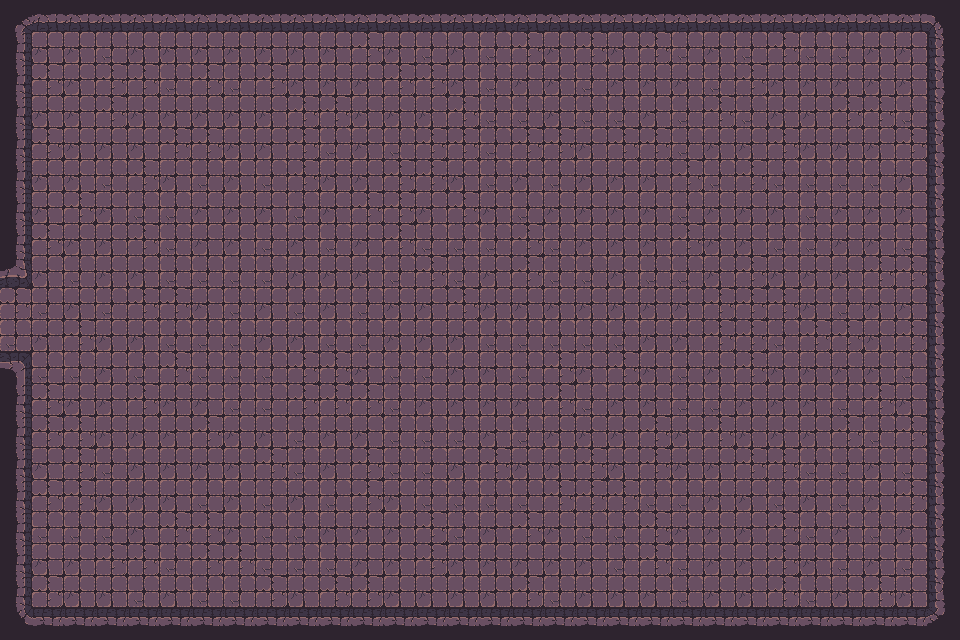

The image is a tile-based game level rendered from a .tmx file. Its description and complete source (layers, tilesets, objects, tile grids) follow:
An orthogonal 30x20 tile map with 32x32 px tiles, 1 tile layer (Tile layer 1), 2 tilesets and 57 objects.

<map version="1.10" tiledversion="1.11.2" orientation="orthogonal" renderorder="right-down" width="30" height="20" tilewidth="32" tileheight="32" infinite="0" nextlayerid="3" nextobjectid="1">
    <tileset firstgid="1" name="Town Tileset" tilewidth="32" tileheight="32" tilecount="64" columns="8">
        <image source="../../../tiles/World H Tileset.png" trans="ff00ff" width="256" height="256" />
        <tile id="4">
            <objectgroup draworder="index" id="2">
                <object id="1" x="0" y="0" width="32" height="32" />
            </objectgroup>
        </tile>
        <tile id="5">
            <objectgroup draworder="index" id="2">
                <object id="1" x="0" y="0" width="32" height="32" />
            </objectgroup>
        </tile>
        <tile id="6">
            <objectgroup draworder="index" id="2">
                <object id="1" x="0" y="0" width="32" height="32" />
            </objectgroup>
        </tile>
        <tile id="7">
            <objectgroup draworder="index" id="2">
                <object id="1" x="0" y="0" width="32" height="32" />
            </objectgroup>
        </tile>
        <tile id="8">
            <objectgroup draworder="index" id="2">
                <object id="1" x="0" y="0" width="32" height="32" />
            </objectgroup>
        </tile>
        <tile id="10">
            <objectgroup draworder="index" id="2">
                <object id="1" x="0" y="32" width="32" height="0" />
            </objectgroup>
        </tile>
        <tile id="11">
            <objectgroup draworder="index" id="2">
                <object id="1" x="0" y="32" width="32" height="0" />
                <object id="2" x="32" y="0" width="0" height="32" />
            </objectgroup>
        </tile>
        <tile id="12">
            <objectgroup draworder="index" id="2">
                <object id="1" x="32" y="0" width="0" height="32" />
            </objectgroup>
        </tile>
        <tile id="13">
            <objectgroup draworder="index" id="2">
                <object id="1" x="0" y="32" width="32" height="0" />
                <object id="2" x="0" y="32" width="32" height="0" />
                <object id="3" x="0" y="0" width="0" height="32" />
            </objectgroup>
        </tile>
        <tile id="14">
            <objectgroup draworder="index" id="2">
                <object id="1" x="0" y="0" width="0" height="32" />
            </objectgroup>
        </tile>
        <tile id="16">
            <objectgroup draworder="index" id="2">
                <object id="1" x="0" y="0" width="32" height="32" />
            </objectgroup>
        </tile>
        <tile id="24">
            <objectgroup draworder="index" id="2">
                <object id="1" x="0" y="0" width="32" height="32" />
            </objectgroup>
        </tile>
    </tileset>
    <tileset firstgid="65" name="Dungeon Crawler Tileset" tilewidth="32" tileheight="32" tilecount="100" columns="10">
        <image source="../../../tiles/Dungeon_Tile.png" trans="" width="320" height="320" />
        <tile id="2">
            <objectgroup draworder="index" id="2">
                <object id="1" x="0" y="0" width="32" height="32" />
            </objectgroup>
        </tile>
        <tile id="3">
            <objectgroup draworder="index" id="2">
                <object id="1" x="0" y="0" width="32" height="32" />
            </objectgroup>
        </tile>
        <tile id="4">
            <objectgroup draworder="index" id="2">
                <object id="1" x="0" y="0" width="32" height="32" />
            </objectgroup>
        </tile>
        <tile id="5">
            <objectgroup draworder="index" id="2">
                <object id="1" x="0" y="0" width="32" height="32" />
            </objectgroup>
        </tile>
        <tile id="6">
            <objectgroup draworder="index" id="2">
                <object id="1" x="0" y="0" width="32" height="32" />
            </objectgroup>
        </tile>
        <tile id="8">
            <objectgroup draworder="index" id="2">
                <object id="1" x="0" y="0" width="32" height="32" />
            </objectgroup>
        </tile>
        <tile id="12">
            <objectgroup draworder="index" id="2">
                <object id="1" x="0" y="0" width="32" height="32" />
            </objectgroup>
        </tile>
        <tile id="13">
            <objectgroup draworder="index" id="2">
                <object id="1" x="0" y="0" width="32" height="32" />
            </objectgroup>
        </tile>
        <tile id="14">
            <objectgroup draworder="index" id="2">
                <object id="1" x="0" y="0" width="32" height="32" />
            </objectgroup>
        </tile>
        <tile id="15">
            <objectgroup draworder="index" id="2">
                <object id="1" x="0" y="0" width="32" height="32" />
            </objectgroup>
        </tile>
        <tile id="16">
            <objectgroup draworder="index" id="2">
                <object id="1" x="0" y="0" width="32" height="32" />
            </objectgroup>
        </tile>
        <tile id="18">
            <objectgroup draworder="index" id="2">
                <object id="1" x="0" y="0" width="32" height="32" />
            </objectgroup>
        </tile>
        <tile id="22">
            <objectgroup draworder="index" id="2">
                <object id="1" x="0" y="0" width="32" height="32" />
            </objectgroup>
        </tile>
        <tile id="23">
            <objectgroup draworder="index" id="2">
                <object id="1" x="0" y="0" width="32" height="32" />
            </objectgroup>
        </tile>
        <tile id="24">
            <objectgroup draworder="index" id="2">
                <object id="1" x="0" y="0" width="32" height="32" />
            </objectgroup>
        </tile>
        <tile id="25">
            <objectgroup draworder="index" id="2">
                <object id="1" x="0" y="0" width="32" height="32" />
            </objectgroup>
        </tile>
        <tile id="26">
            <objectgroup draworder="index" id="2">
                <object id="1" x="0" y="0" width="32" height="32" />
            </objectgroup>
        </tile>
        <tile id="28">
            <objectgroup draworder="index" id="2">
                <object id="1" x="0" y="0" width="32" height="32" />
            </objectgroup>
        </tile>
        <tile id="32">
            <objectgroup draworder="index" id="2">
                <object id="1" x="0" y="0" width="32" height="32" />
            </objectgroup>
        </tile>
        <tile id="33">
            <objectgroup draworder="index" id="2">
                <object id="1" x="0" y="0" width="32" height="32" />
            </objectgroup>
        </tile>
        <tile id="34">
            <objectgroup draworder="index" id="2">
                <object id="1" x="0" y="0" width="32" height="32" />
            </objectgroup>
        </tile>
        <tile id="35">
            <objectgroup draworder="index" id="2">
                <object id="1" x="0" y="0" width="32" height="32" />
            </objectgroup>
        </tile>
        <tile id="36">
            <objectgroup draworder="index" id="2">
                <object id="1" x="0" y="0" width="32" height="32" />
            </objectgroup>
        </tile>
        <tile id="38">
            <objectgroup draworder="index" id="2">
                <object id="1" x="0" y="0" width="32" height="32" />
            </objectgroup>
        </tile>
        <tile id="42">
            <objectgroup draworder="index" id="2">
                <object id="1" x="0" y="0" width="32" height="32" />
            </objectgroup>
        </tile>
        <tile id="43">
            <objectgroup draworder="index" id="2">
                <object id="1" x="0" y="0" width="32" height="32" />
            </objectgroup>
        </tile>
        <tile id="44">
            <objectgroup draworder="index" id="2">
                <object id="1" x="0" y="0" width="32" height="32" />
            </objectgroup>
        </tile>
        <tile id="45">
            <objectgroup draworder="index" id="2">
                <object id="1" x="0" y="0" width="32" height="32" />
            </objectgroup>
        </tile>
        <tile id="46">
            <objectgroup draworder="index" id="2">
                <object id="1" x="0" y="0" width="32" height="32" />
            </objectgroup>
        </tile>
        <tile id="48">
            <objectgroup draworder="index" id="2">
                <object id="1" x="0" y="0" width="32" height="32" />
            </objectgroup>
        </tile>
        <tile id="52">
            <objectgroup draworder="index" id="2">
                <object id="1" x="0" y="0" width="32" height="32" />
            </objectgroup>
        </tile>
        <tile id="53">
            <objectgroup draworder="index" id="2">
                <object id="1" x="0" y="0" width="32" height="32" />
            </objectgroup>
        </tile>
        <tile id="54">
            <objectgroup draworder="index" id="2">
                <object id="1" x="0" y="0" width="32" height="32" />
            </objectgroup>
        </tile>
        <tile id="55">
            <objectgroup draworder="index" id="2">
                <object id="1" x="0" y="0" width="32" height="32" />
            </objectgroup>
        </tile>
        <tile id="56">
            <objectgroup draworder="index" id="2">
                <object id="1" x="0" y="0" width="32" height="32" />
            </objectgroup>
        </tile>
        <tile id="58">
            <objectgroup draworder="index" id="2">
                <object id="1" x="0" y="0" width="32" height="32" />
            </objectgroup>
        </tile>
        <tile id="62">
            <objectgroup draworder="index" id="2">
                <object id="1" x="0" y="0" width="32" height="32" />
            </objectgroup>
        </tile>
        <tile id="63">
            <objectgroup draworder="index" id="2">
                <object id="1" x="0" y="0" width="32" height="32" />
            </objectgroup>
        </tile>
        <tile id="64">
            <objectgroup draworder="index" id="2">
                <object id="1" x="0" y="0" width="32" height="32" />
            </objectgroup>
        </tile>
        <tile id="65">
            <objectgroup draworder="index" id="2">
                <object id="1" x="0" y="0" width="32" height="32" />
            </objectgroup>
        </tile>
        <tile id="66">
            <objectgroup draworder="index" id="2">
                <object id="1" x="0" y="0" width="32" height="32" />
            </objectgroup>
        </tile>
        <tile id="68">
            <objectgroup draworder="index" id="2">
                <object id="1" x="0" y="0" width="32" height="32" />
            </objectgroup>
        </tile>
    </tileset>
    <layer id="1" name="Tile layer 1" width="30" height="20">
        <data encoding="csv">
67,68,68,68,68,68,68,68,68,68,68,68,68,68,68,68,68,68,68,68,68,68,68,68,68,68,68,68,68,69,
77,75,75,66,75,75,75,75,75,75,75,65,75,66,75,66,65,75,65,75,65,66,75,66,65,66,66,75,75,79,
77,65,75,65,65,66,65,66,65,75,75,75,65,65,75,66,75,75,66,75,75,75,66,65,75,75,75,75,75,79,
77,75,75,65,75,75,75,75,75,65,65,75,75,75,65,66,66,75,66,66,75,66,65,66,75,75,65,65,66,79,
77,65,75,75,75,65,65,75,75,65,66,75,66,65,65,66,65,65,75,65,65,66,75,75,65,75,75,75,65,79,
77,75,75,66,65,75,66,75,66,65,75,75,65,65,75,66,75,66,75,75,75,65,66,65,66,66,66,66,75,79,
77,75,65,75,66,66,75,75,75,66,75,65,65,75,65,75,66,75,75,75,75,66,75,75,75,66,75,75,75,79,
77,65,75,75,65,66,75,75,66,75,66,75,65,66,66,66,65,66,75,75,75,65,75,75,66,66,75,75,66,79,
103,75,66,75,75,66,66,66,66,75,75,75,66,65,66,75,65,66,66,75,66,66,75,65,75,75,75,65,65,79,
65,66,75,66,65,65,75,66,75,66,75,66,75,75,65,75,75,75,75,75,75,75,65,65,65,75,66,75,75,79,
66,75,65,75,75,66,66,66,75,75,66,66,75,75,75,66,66,66,66,66,75,75,65,65,66,65,65,75,65,79,
73,66,66,75,66,65,66,66,66,65,65,75,66,66,75,75,66,65,75,65,75,66,75,65,75,75,75,75,66,79,
77,65,75,75,65,75,75,66,66,65,65,65,66,75,75,75,75,65,66,75,75,66,66,75,75,75,66,65,75,79,
77,65,65,75,75,75,65,75,75,66,75,75,66,66,66,75,66,75,75,75,65,75,65,75,75,75,65,66,65,79,
77,75,65,66,75,75,75,75,65,66,75,65,66,66,75,65,75,75,65,75,65,75,75,65,65,66,66,75,66,79,
77,65,65,75,75,75,66,75,66,75,66,65,75,66,66,66,66,65,65,65,66,66,75,75,66,75,66,75,65,79,
77,66,66,66,75,65,65,75,66,66,75,75,75,65,66,75,65,75,66,66,65,75,75,75,65,66,75,66,75,79,
77,75,75,65,65,66,65,65,66,66,66,75,75,65,75,75,75,75,75,66,65,66,75,75,65,75,66,75,66,79,
77,65,75,75,66,75,66,66,65,75,65,65,75,75,75,75,65,66,75,75,75,66,75,75,65,66,75,65,75,79,
87,88,88,88,88,88,88,88,88,88,88,88,88,88,88,88,88,88,88,88,88,88,88,88,88,88,88,88,88,89
        </data>
    </layer>
</map>
